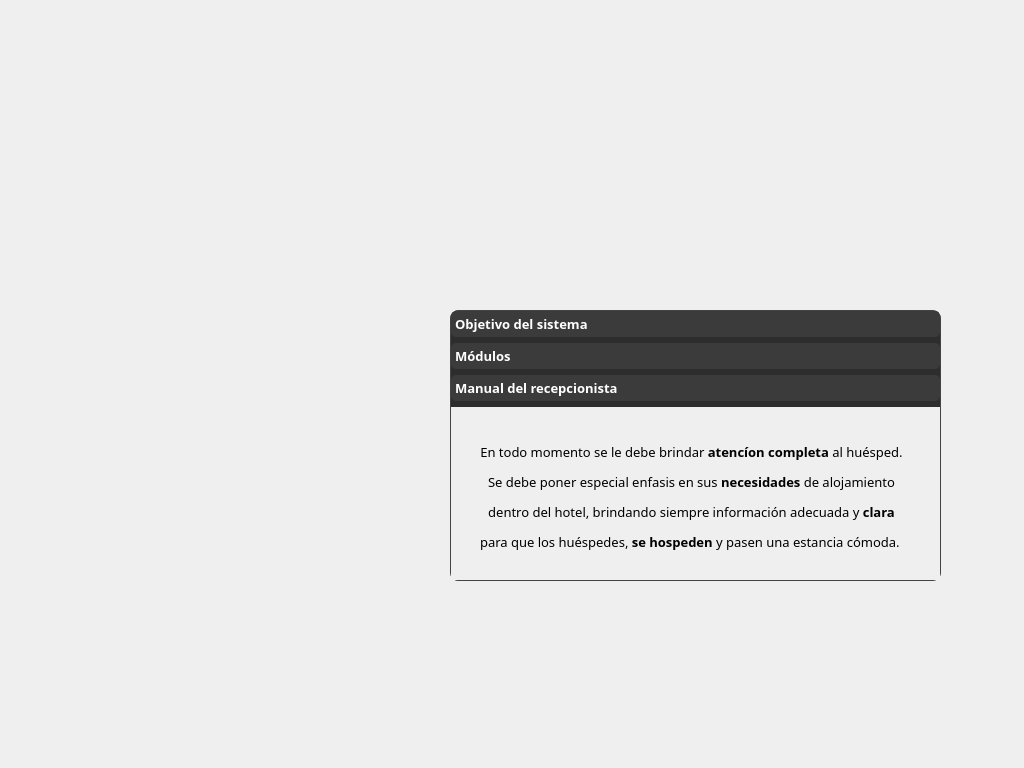
<?xml version="1.0" encoding="UTF-8"?>
<ui version="4.0">
 <class>informacion</class>
 <widget class="QDialog" name="informacion">
  <property name="geometry">
   <rect>
    <x>0</x>
    <y>0</y>
    <width>1024</width>
    <height>768</height>
   </rect>
  </property>
  <property name="minimumSize">
   <size>
    <width>1024</width>
    <height>768</height>
   </size>
  </property>
  <property name="maximumSize">
   <size>
    <width>1024</width>
    <height>768</height>
   </size>
  </property>
  <property name="sizeIncrement">
   <size>
    <width>1024</width>
    <height>768</height>
   </size>
  </property>
  <property name="baseSize">
   <size>
    <width>1024</width>
    <height>768</height>
   </size>
  </property>
  <property name="windowTitle">
   <string>Información del sistema</string>
  </property>
  <widget class="QLabel" name="fondo_informacion">
   <property name="geometry">
    <rect>
     <x>0</x>
     <y>0</y>
     <width>1031</width>
     <height>771</height>
    </rect>
   </property>
   <property name="text">
    <string/>
   </property>
   <property name="pixmap">
    <pixmap>fondo_easter_egg.png</pixmap>
   </property>
   <property name="scaledContents">
    <bool>true</bool>
   </property>
  </widget>
  <widget class="QPushButton" name="volver_btn">
   <property name="geometry">
    <rect>
     <x>920</x>
     <y>20</y>
     <width>75</width>
     <height>61</height>
    </rect>
   </property>
   <property name="styleSheet">
    <string notr="true">QPushButton {
    background-color: transparent;
    border: none;
}
</string>
   </property>
   <property name="text">
    <string/>
   </property>
  </widget>
  <widget class="QToolBox" name="contenedor_paginas">
   <property name="geometry">
    <rect>
     <x>450</x>
     <y>310</y>
     <width>491</width>
     <height>271</height>
    </rect>
   </property>
   <property name="font">
    <font>
     <family>Century Gothic</family>
     <pointsize>10</pointsize>
     <weight>75</weight>
     <bold>true</bold>
    </font>
   </property>
   <property name="styleSheet">
    <string notr="true">/* Estilo para el QToolBox */
QToolBox {
    background-color: #2d2d2d;  /* Fondo oscuro para el contenedor */
    border: 1px solid #444;     /* Borde suave */
    border-radius: 8px;         /* Esquinas redondeadas */

}

/* Estilo para los botones (pestañas) del QToolBox */
QToolBox::tab {
    background-color: #3b3b3b;  /* Fondo de las pestañas */
    color: #ffffff;             /* Texto blanco */
    border: none;               /* Sin borde */
    border-radius: 5px;         /* Esquinas redondeadas */
          /* Separación entre pestañas */
    /*font-weight: bold;          /* Texto en negrita */
}
</string>
   </property>
   <property name="frameShape">
    <enum>QFrame::NoFrame</enum>
   </property>
   <property name="frameShadow">
    <enum>QFrame::Plain</enum>
   </property>
   <property name="currentIndex">
    <number>2</number>
   </property>
   <widget class="QWidget" name="pagina_1">
    <property name="geometry">
     <rect>
      <x>0</x>
      <y>0</y>
      <width>489</width>
      <height>179</height>
     </rect>
    </property>
    <attribute name="label">
     <string>Objetivo del sistema</string>
    </attribute>
    <widget class="QLabel" name="info_objetivo_sistema">
     <property name="geometry">
      <rect>
       <x>20</x>
       <y>10</y>
       <width>451</width>
       <height>151</height>
      </rect>
     </property>
     <property name="font">
      <font>
       <family>Century Gothic</family>
      </font>
     </property>
     <property name="text">
      <string>&lt;html&gt;&lt;head/&gt;&lt;body&gt;&lt;p align=&quot;center&quot;&gt;&lt;span style=&quot; font-size:10pt;&quot;&gt;El objetivo del sistema es facilitar o &lt;/span&gt;&lt;span style=&quot; font-size:10pt; font-weight:600;&quot;&gt;automatizar el proceso&lt;/span&gt;&lt;span style=&quot; font-size:10pt;&quot;&gt; en cómo&lt;/span&gt;&lt;/p&gt;&lt;p align=&quot;center&quot;&gt;&lt;span style=&quot; font-size:10pt;&quot;&gt;se llevan a cabo las &lt;/span&gt;&lt;span style=&quot; font-size:10pt; font-weight:600;&quot;&gt;reservaciones&lt;/span&gt;&lt;span style=&quot; font-size:10pt;&quot;&gt; dentro del departamento de&lt;/span&gt;&lt;/p&gt;&lt;p align=&quot;center&quot;&gt;&lt;span style=&quot; font-size:10pt;&quot;&gt;recepción en el hotel. Teniendo así menores tiempos de &lt;/span&gt;&lt;span style=&quot; font-size:10pt; font-weight:600;&quot;&gt;registro&lt;/span&gt;&lt;/p&gt;&lt;p align=&quot;center&quot;&gt;&lt;span style=&quot; font-size:10pt;&quot;&gt;para los huéspedes, &lt;/span&gt;&lt;span style=&quot; font-size:10pt; font-weight:600;&quot;&gt;mejor control&lt;/span&gt;&lt;span style=&quot; font-size:10pt;&quot;&gt; y análisis de la información. &lt;/span&gt;&lt;/p&gt;&lt;/body&gt;&lt;/html&gt;</string>
     </property>
     <property name="textFormat">
      <enum>Qt::AutoText</enum>
     </property>
     <property name="alignment">
      <set>Qt::AlignCenter</set>
     </property>
     <property name="wordWrap">
      <bool>false</bool>
     </property>
     <property name="margin">
      <number>0</number>
     </property>
     <property name="indent">
      <number>-1</number>
     </property>
    </widget>
   </widget>
   <widget class="QWidget" name="pagina_2">
    <property name="geometry">
     <rect>
      <x>0</x>
      <y>0</y>
      <width>489</width>
      <height>179</height>
     </rect>
    </property>
    <attribute name="label">
     <string>Módulos</string>
    </attribute>
    <widget class="QLabel" name="info_modulos">
     <property name="geometry">
      <rect>
       <x>20</x>
       <y>20</y>
       <width>451</width>
       <height>131</height>
      </rect>
     </property>
     <property name="font">
      <font>
       <family>Century Gothic</family>
      </font>
     </property>
     <property name="text">
      <string>&lt;html&gt;&lt;head/&gt;&lt;body&gt;&lt;p align=&quot;center&quot;&gt;&lt;span style=&quot; font-size:10pt;&quot;&gt;Cada &lt;/span&gt;&lt;span style=&quot; font-size:10pt; font-weight:600;&quot;&gt;módulo&lt;/span&gt;&lt;span style=&quot; font-size:10pt;&quot;&gt; está especialmente diseñado para poder ser usado&lt;/span&gt;&lt;/p&gt;&lt;p align=&quot;center&quot;&gt;&lt;span style=&quot; font-size:10pt;&quot;&gt;por el &lt;/span&gt;&lt;span style=&quot; font-size:10pt; font-weight:600;&quot;&gt;recepcionista&lt;/span&gt;&lt;span style=&quot; font-size:10pt;&quot;&gt; de manera intuitiva, sencilla, directa y eficaz,&lt;/span&gt;&lt;/p&gt;&lt;p align=&quot;center&quot;&gt;&lt;span style=&quot; font-size:10pt;&quot;&gt;permitiendo que éste pueda desempeñar su trabajo de registrar o&lt;/span&gt;&lt;/p&gt;&lt;p align=&quot;center&quot;&gt;&lt;span style=&quot; font-size:10pt;&quot;&gt;bien de reportar &lt;/span&gt;&lt;span style=&quot; font-size:10pt; font-weight:600;&quot;&gt;las reservaciones del hotel&lt;/span&gt;&lt;span style=&quot; font-size:10pt;&quot;&gt; sin mayor complicación. &lt;/span&gt;&lt;/p&gt;&lt;/body&gt;&lt;/html&gt;</string>
     </property>
     <property name="alignment">
      <set>Qt::AlignCenter</set>
     </property>
     <property name="indent">
      <number>1</number>
     </property>
    </widget>
   </widget>
   <widget class="QWidget" name="pagina_3">
    <property name="geometry">
     <rect>
      <x>0</x>
      <y>0</y>
      <width>489</width>
      <height>179</height>
     </rect>
    </property>
    <attribute name="label">
     <string>Manual del recepcionista</string>
    </attribute>
    <widget class="QLabel" name="info_recepcionista">
     <property name="geometry">
      <rect>
       <x>0</x>
       <y>0</y>
       <width>481</width>
       <height>181</height>
      </rect>
     </property>
     <property name="font">
      <font>
       <family>Century Gothic</family>
      </font>
     </property>
     <property name="text">
      <string>&lt;html&gt;&lt;head/&gt;&lt;body&gt;&lt;p align=&quot;center&quot;&gt;&lt;span style=&quot; font-size:10pt;&quot;&gt;En todo momento se le debe brindar &lt;/span&gt;&lt;span style=&quot; font-size:10pt; font-weight:600;&quot;&gt;atencíon completa&lt;/span&gt;&lt;span style=&quot; font-size:10pt;&quot;&gt; al huésped.&lt;/span&gt;&lt;/p&gt;&lt;p align=&quot;center&quot;&gt;&lt;span style=&quot; font-size:10pt;&quot;&gt;Se debe poner especial enfasis en sus &lt;/span&gt;&lt;span style=&quot; font-size:10pt; font-weight:600;&quot;&gt;necesidades&lt;/span&gt;&lt;span style=&quot; font-size:10pt;&quot;&gt; de alojamiento&lt;/span&gt;&lt;/p&gt;&lt;p align=&quot;center&quot;&gt;&lt;span style=&quot; font-size:10pt;&quot;&gt;dentro del hotel, brindando siempre información adecuada y &lt;/span&gt;&lt;span style=&quot; font-size:10pt; font-weight:600;&quot;&gt;clara&lt;/span&gt;&lt;/p&gt;&lt;p align=&quot;center&quot;&gt;&lt;span style=&quot; font-size:10pt;&quot;&gt;para que los huéspedes, &lt;/span&gt;&lt;span style=&quot; font-size:10pt; font-weight:600;&quot;&gt;se hospeden&lt;/span&gt;&lt;span style=&quot; font-size:10pt;&quot;&gt; y pasen una estancia cómoda. &lt;/span&gt;&lt;/p&gt;&lt;/body&gt;&lt;/html&gt;</string>
     </property>
    </widget>
   </widget>
  </widget>
 </widget>
 <resources/>
 <connections/>
</ui>
